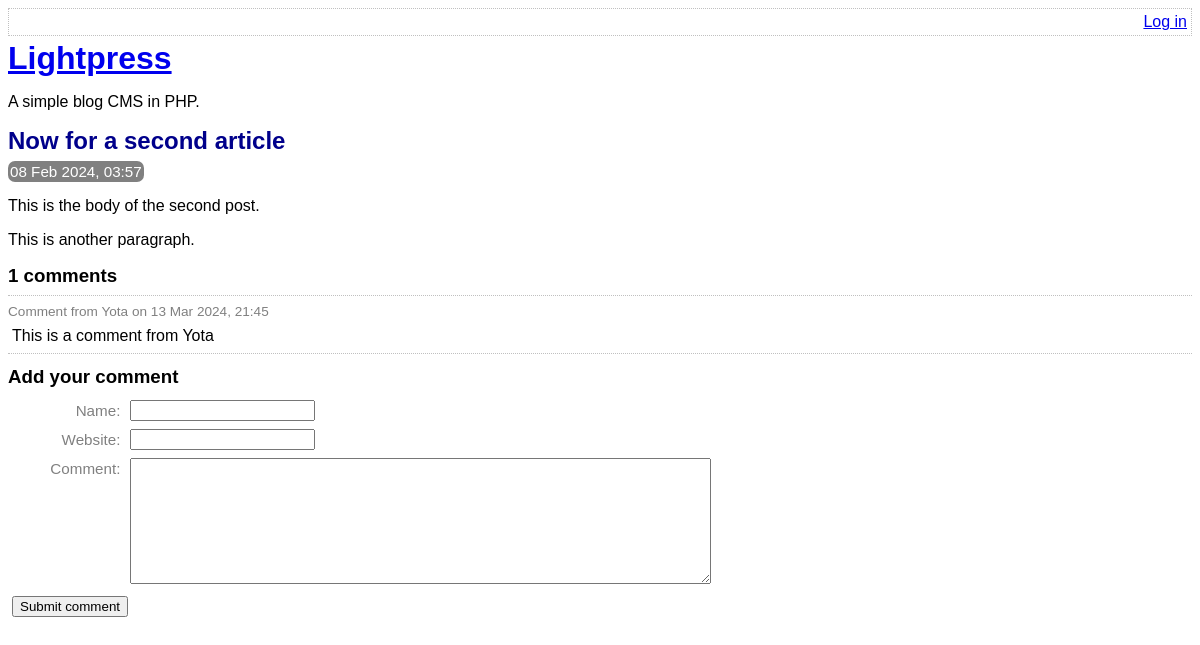
Before: /view-post.php?post_id=2 with the older database file.
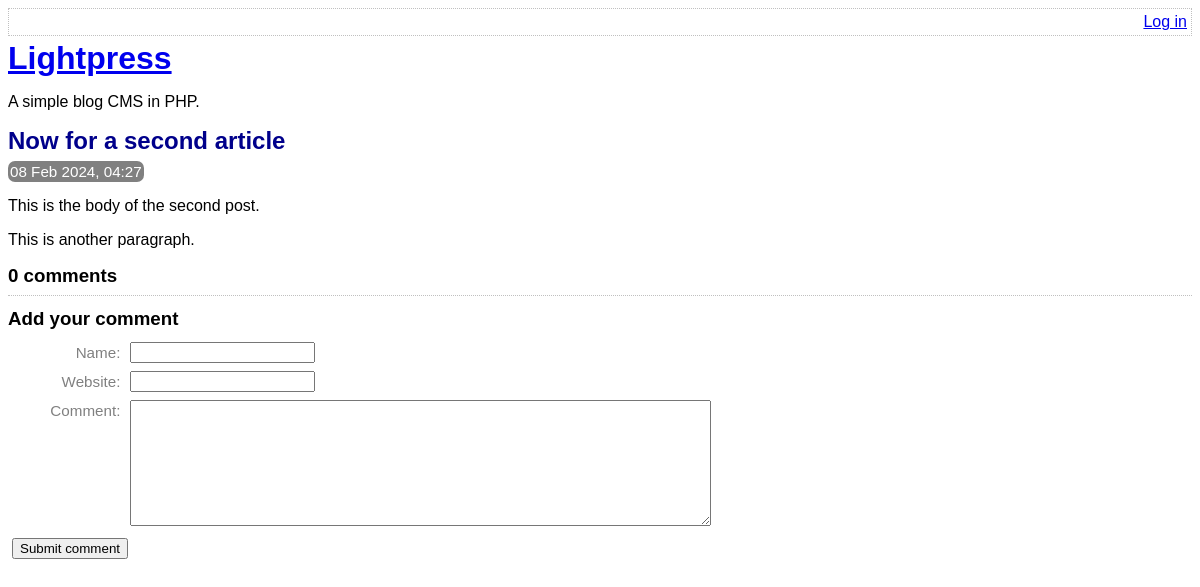
After: the same page with the newer database file.
### tables this page shows
CREATE TABLE post (
	id INTEGER PRIMARY KEY AUTOINCREMENT NOT NULL,
	title VARCHAR NOT NULL,
	body VARCHAR NOT NULL,
	user_id INTEGER NOT NULL,
	created_at VARCHAR NOT NULL,
	updated_at VARCHAR,
	FOREIGN KEY (user_id) REFERENCES user(id)
);

CREATE TABLE comment (
	id INTEGER PRIMARY KEY AUTOINCREMENT NOT NULL,
	post_id INTEGER NOT NULL,
	created_at VARCHAR NOT NULL,
	name VARCHAR NOT NULL,
	website VARCHAR,
	text VARCHAR NOT NULL,
	FOREIGN KEY (post_id) REFERENCES post(id)
);

### lib/view-post.php (called while the page is built, shortened)
<?php
function getPostRow(PDO $pdo, $postId)
{
    $stmt = $pdo->prepare(
        'SELECT
            title, created_at, body
        FROM
            post
        WHERE
            id = :id'
    );
    $result = $stmt->execute(
        array('id' => $postId, )
    );
    $row = $stmt->fetch(PDO::FETCH_ASSOC);
    return $row;
    }

### view-post.php (the view, shortened to what this page needs)
<?php
require_once 'lib/common.php';
require_once 'lib/view-post.php';
if (isset($_GET['post_id']))
{
    $postId = $_GET['post_id'];
}
else
{
    $postId = 0;
}
$pdo = getPDO();
$row = getPostRow($pdo, $postId);
if ($_POST)
{
    $commentData = array(
        'name' => $_POST['comment-name'],
        'website' => $_POST['comment-website'],
        'text' => $_POST['comment-text'],
    );
    $errors = addCommentToPost(
        $pdo,
        $postId,
        $commentData
    );
    if (!$errors)
    {
        redirectAndExit('view-post.php?post_id=' . $postId);
    }
}
else
{
    $commentData = array(
        'name' => '',
        'website' => '',
        'text' => '',
    );
}
?>
<!DOCTYPE html>
<html>
    <head>
        <?php require 'templates/head.php' ?>
    </head>
    <body>
        <?php require 'templates/title.php' ?>
        <div class="post">
            <h2>
                <?php echo htmlEscape($row['title']) ?>
            </h2>
            <div class="date">
                <?php echo convertSqlDate($row['created_at']) ?>
            </div>
            <?php echo convertNewlinesToParagraphs($row['body']) ?>
        </div>
        <div class="comment-list">
            <h3><?php echo countCommentsForPost($pdo, $postId) ?> comments</h3>
            <?php foreach (getCommentsForPost($pdo, $postId) as $comment): ?>
                <div class="comment">
                    <div class="comment-meta">
                        Comment from
                        <?php echo htmlEscape($comment['name']) ?>
                        on
                        <?php echo convertSqlDate($comment['created_at']) ?>
                    </div>
                    <div class="comment-body">
                        <?php echo convertNewlinesToParagraphs($comment['text']) ?>
                    </div>
                </div>
            <?php endforeach ?>
        </div>
        <?php require 'templates/comment-form.php' ?>
    </body>
</html>

### templates/head.php (shortened to what this page needs)
<link rel="stylesheet" type="text/css" href="assets/main.css" />

### templates/title.php
<div class="top-menu">
    <div class="menu-options">
        <?php if (isLoggedIn()): ?>
            <a href="edit-post.php">New post</a>
            Hello <?php echo htmlEscape(getAuthUser()) ?>.
            <a href="logout.php">Log out</a>
        <?php else: ?>
            <a href="login.php">Log in</a>
        <?php endif ?>
    </div>
</div>
<a href="index.php">
    <h1>Lightpress</h1>
</a>
<p>A simple blog CMS in PHP.</p>

### lib/common.php (shortened to what this page needs)
<?php
function htmlEscape($html)
{
    return htmlspecialchars($html, ENT_HTML5, 'UTF-8');
}
function convertSqlDate($sqlDate)
{
    $date = DateTime::createFromFormat('Y-m-d H:i:s', $sqlDate);
    return $date->format('d M Y, H:i');
}
function convertNewlinesToParagraphs($text)
{
    $escaped = htmlEscape($text);
    return '<p>' . str_replace("\n", "</p><p>", $escaped) . '</p>';
}
function countCommentsForPost(PDO $pdo, $postId)
{
    $sql = "
        SELECT
            COUNT(*) c
        FROM
            comment
        WHERE
            post_id = :post_id
    ";
    $stmt = $pdo->prepare($sql);
    $stmt->execute(
        array('post_id' => $postId, )
    );
    return (int) $stmt->fetchColumn();
}
function getCommentsForPost(PDO $pdo, $postId)
{
    $sql = "
        SELECT
            id, name, text, created_at, website
        FROM
            comment
        WHERE
            post_id = :post_id
    ";
    $stmt = $pdo->prepare($sql);
    $stmt->execute(
        array('post_id' => $postId, )
    );
    return $stmt->fetchAll(PDO::FETCH_ASSOC);
}
function isLoggedIn()
{
    return isset($_SESSION['logged_in_username']);
}

### templates/comment-form.php (shortened to what this page needs)
<h3>Add your comment</h3>
<form method="post" class="comment-form user-form">
    <div>
        <label for="comment-name">
            Name:
        </label>
        <input
            type="text"
            id="comment-name"
            name="comment-name"
            value="<?php echo htmlEscape($commentData['name']) ?>"
        />
    </div>
    <div>
        <label for="comment-website">
            Website:
        </label>
        <input
            type="text"
            id="comment-website"
            name="comment-website"
            value="<?php echo htmlEscape($commentData['website']) ?>"
        />
    </div>
    <div>
        <label for="comment-text">
            Comment:
        </label>
        <textarea
            id="comment-text"
            name="comment-text"
            rows="8"
            cols="70"
        ><?php echo htmlEscape($commentData['text']) ?></textarea>
    </div>
    <div>
        <input type="submit" value="Submit comment" />
    </div>
</form>

### assets/main.css (style rules this page uses)
.top-menu { border: 1px dotted silver; min-height: 18px; padding: 4px; margin-bottom: 4px; }
.menu-options { float: right; }
h1, h2, h3 { margin-top: 0; margin-bottom: 8px; }
body { font-family: sans-serif; }
.post-synopsis h2, .post h2 { color: darkblue; }
.post .date, .post-synopsis .meta { color: white; background-color: grey; border-radius: 7px; padding: 2px; display: inline; font-size: 0.95em; }
.comment-list { border-bottom: 1px dotted silver; margin-bottom: 12px; }
.user-form input, .user-form textarea { margin: 4px; }
.user-form label { font-size: 0.95em; margin: 6px; width: 7em; color: grey; float: left; text-align: right; clear: left; }
.comment .comment-meta { font-size: 0.85em; color: grey; border-top: 1px dotted silver; padding-top: 8px; }
.comment-body p { margin: 8px 4px; }

Changed rows visible on the page:
removed comment: name "Yota", created_at "13 Mar 2024, 21:45", text "This is a comment from Yota"
changed post "Now for a second article": created_at "08 Feb 2024, 03:57" → "08 Feb 2024, 04:27"
Other visible differences:
countCommentsForPost($pdo, $postId): "1" → "0"
